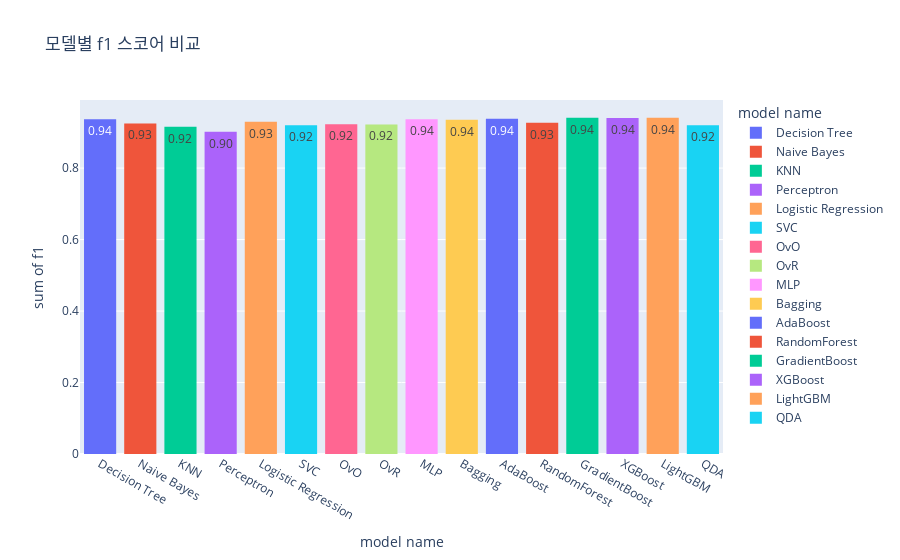

The cell this chart's notebook holds for it:
### Code cell
import plotly.express as px
px.histogram(result_select, x="model name", y="f1", color="model name",text_auto='.2f',
                  title="모델별 f1 스코어 비교")

### Figure 1 — Plotly figure (JSON) as saved in the notebook; plotly's stock layout.template omitted (floating-point values rounded to 4 significant figures)
{"data": [{"alignmentgroup": "True", "bingroup": "x", "histfunc": "sum", "hovertemplate": "model name=%{x}<br>sum of f1=%{y}<extra></extra>", "legendgroup": "Decision Tree", "marker": {"color": "#636efa", "pattern": {"shape": ""}}, "name": "Decision Tree", "offsetgroup": "Decision Tree", "orientation": "v", "showlegend": true, "texttemplate": "%{value:.2f}", "type": "histogram", "x": ["Decision Tree"], "xaxis": "x", "y": [0.937], "yaxis": "y"}, {"alignmentgroup": "True", "bingroup": "x", "histfunc": "sum", "hovertemplate": "model name=%{x}<br>sum of f1=%{y}<extra></extra>", "legendgroup": "Naive Bayes", "marker": {"color": "#EF553B", "pattern": {"shape": ""}}, "name": "Naive Bayes", "offsetgroup": "Naive Bayes", "orientation": "v", "showlegend": true, "texttemplate": "%{value:.2f}", "type": "histogram", "x": ["Naive Bayes"], "xaxis": "x", "y": [0.925], "yaxis": "y"}, {"alignmentgroup": "True", "bingroup": "x", "histfunc": "sum", "hovertemplate": "model name=%{x}<br>sum of f1=%{y}<extra></extra>", "legendgroup": "KNN", "marker": {"color": "#00cc96", "pattern": {"shape": ""}}, "name": "KNN", "offsetgroup": "KNN", "orientation": "v", "showlegend": true, "texttemplate": "%{value:.2f}", "type": "histogram", "x": ["KNN"], "xaxis": "x", "y": [0.916], "yaxis": "y"}, {"alignmentgroup": "True", "bingroup": "x", "histfunc": "sum", "hovertemplate": "model name=%{x}<br>sum of f1=%{y}<extra></extra>", "legendgroup": "Perceptron", "marker": {"color": "#ab63fa", "pattern": {"shape": ""}}, "name": "Perceptron", "offsetgroup": "Perceptron", "orientation": "v", "showlegend": true, "texttemplate": "%{value:.2f}", "type": "histogram", "x": ["Perceptron"], "xaxis": "x", "y": [0.902], "yaxis": "y"}, {"alignmentgroup": "True", "bingroup": "x", "histfunc": "sum", "hovertemplate": "model name=%{x}<br>sum of f1=%{y}<extra></extra>", "legendgroup": "Logistic Regression", "marker": {"color": "#FFA15A", "pattern": {"shape": ""}}, "name": "Logistic Regression", "offsetgroup": "Logistic Regression", "orientation": "v", "showlegend": true, "texttemplate": "%{value:.2f}", "type": "histogram", "x": ["Logistic Regression"], "xaxis": "x", "y": [0.93], "yaxis": "y"}, {"alignmentgroup": "True", "bingroup": "x", "histfunc": "sum", "hovertemplate": "model name=%{x}<br>sum of f1=%{y}<extra></extra>", "legendgroup": "SVC", "marker": {"color": "#19d3f3", "pattern": {"shape": ""}}, "name": "SVC", "offsetgroup": "SVC", "orientation": "v", "showlegend": true, "texttemplate": "%{value:.2f}", "type": "histogram", "x": ["SVC"], "xaxis": "x", "y": [0.92], "yaxis": "y"}, {"alignmentgroup": "True", "bingroup": "x", "histfunc": "sum", "hovertemplate": "model name=%{x}<br>sum of f1=%{y}<extra></extra>", "legendgroup": "OvO", "marker": {"color": "#FF6692", "pattern": {"shape": ""}}, "name": "OvO", "offsetgroup": "OvO", "orientation": "v", "showlegend": true, "texttemplate": "%{value:.2f}", "type": "histogram", "x": ["OvO"], "xaxis": "x", "y": [0.923], "yaxis": "y"}, {"alignmentgroup": "True", "bingroup": "x", "histfunc": "sum", "hovertemplate": "model name=%{x}<br>sum of f1=%{y}<extra></extra>", "legendgroup": "OvR", "marker": {"color": "#B6E880", "pattern": {"shape": ""}}, "name": "OvR", "offsetgroup": "OvR", "orientation": "v", "showlegend": true, "texttemplate": "%{value:.2f}", "type": "histogram", "x": ["OvR"], "xaxis": "x", "y": [0.922], "yaxis": "y"}, {"alignmentgroup": "True", "bingroup": "x", "histfunc": "sum", "hovertemplate": "model name=%{x}<br>sum of f1=%{y}<extra></extra>", "legendgroup": "MLP", "marker": {"color": "#FF97FF", "pattern": {"shape": ""}}, "name": "MLP", "offsetgroup": "MLP", "orientation": "v", "showlegend": true, "texttemplate": "%{value:.2f}", "type": "histogram", "x": ["MLP"], "xaxis": "x", "y": [0.937], "yaxis": "y"}, {"alignmentgroup": "True", "bingroup": "x", "histfunc": "sum", "hovertemplate": "model name=%{x}<br>sum of f1=%{y}<extra></extra>", "legendgroup": "Bagging", "marker": {"color": "#FECB52", "pattern": {"shape": ""}}, "name": "Bagging", "offsetgroup": "Bagging", "orientation": "v", "showlegend": true, "texttemplate": "%{value:.2f}", "type": "histogram", "x": ["Bagging"], "xaxis": "x", "y": [0.935], "yaxis": "y"}, {"alignmentgroup": "True", "bingroup": "x", "histfunc": "sum", "hovertemplate": "model name=%{x}<br>sum of f1=%{y}<extra></extra>", "legendgroup": "AdaBoost", "marker": {"color": "#636efa", "pattern": {"shape": ""}}, "name": "AdaBoost", "offsetgroup": "AdaBoost", "orientation": "v", "showlegend": true, "texttemplate": "%{value:.2f}", "type": "histogram", "x": ["AdaBoost"], "xaxis": "x", "y": [0.938], "yaxis": "y"}, {"alignmentgroup": "True", "bingroup": "x", "histfunc": "sum", "hovertemplate": "model name=%{x}<br>sum of f1=%{y}<extra></extra>", "legendgroup": "RandomForest", "marker": {"color": "#EF553B", "pattern": {"shape": ""}}, "name": "RandomForest", "offsetgroup": "RandomForest", "orientation": "v", "showlegend": true, "texttemplate": "%{value:.2f}", "type": "histogram", "x": ["RandomForest"], "xaxis": "x", "y": [0.927], "yaxis": "y"}, {"alignmentgroup": "True", "bingroup": "x", "histfunc": "sum", "hovertemplate": "model name=%{x}<br>sum of f1=%{y}<extra></extra>", "legendgroup": "GradientBoost", "marker": {"color": "#00cc96", "pattern": {"shape": ""}}, "name": "GradientBoost", "offsetgroup": "GradientBoost", "orientation": "v", "showlegend": true, "texttemplate": "%{value:.2f}", "type": "histogram", "x": ["GradientBoost"], "xaxis": "x", "y": [0.941], "yaxis": "y"}, {"alignmentgroup": "True", "bingroup": "x", "histfunc": "sum", "hovertemplate": "model name=%{x}<br>sum of f1=%{y}<extra></extra>", "legendgroup": "XGBoost", "marker": {"color": "#ab63fa", "pattern": {"shape": ""}}, "name": "XGBoost", "offsetgroup": "XGBoost", "orientation": "v", "showlegend": true, "texttemplate": "%{value:.2f}", "type": "histogram", "x": ["XGBoost"], "xaxis": "x", "y": [0.94], "yaxis": "y"}, {"alignmentgroup": "True", "bingroup": "x", "histfunc": "sum", "hovertemplate": "model name=%{x}<br>sum of f1=%{y}<extra></extra>", "legendgroup": "LightGBM", "marker": {"color": "#FFA15A", "pattern": {"shape": ""}}, "name": "LightGBM", "offsetgroup": "LightGBM", "orientation": "v", "showlegend": true, "texttemplate": "%{value:.2f}", "type": "histogram", "x": ["LightGBM"], "xaxis": "x", "y": [0.941], "yaxis": "y"}, {"alignmentgroup": "True", "bingroup": "x", "histfunc": "sum", "hovertemplate": "model name=%{x}<br>sum of f1=%{y}<extra></extra>", "legendgroup": "QDA", "marker": {"color": "#19d3f3", "pattern": {"shape": ""}}, "name": "QDA", "offsetgroup": "QDA", "orientation": "v", "showlegend": true, "texttemplate": "%{value:.2f}", "type": "histogram", "x": ["QDA"], "xaxis": "x", "y": [0.92], "yaxis": "y"}], "layout": {"barmode": "relative", "legend": {"title": {"text": "model name"}, "tracegroupgap": 0}, "title": {"text": "모델별 f1 스코어 비교"}, "xaxis": {"anchor": "y", "categoryarray": ["Decision Tree", "Naive Bayes", "KNN", "Perceptron", "Logistic Regression", "SVC", "OvO", "OvR", "MLP", "Bagging", "AdaBoost", "RandomForest", "GradientBoost", "XGBoost", "LightGBM", "QDA"], "categoryorder": "array", "domain": [0, 1], "title": {"text": "model name"}}, "yaxis": {"anchor": "x", "domain": [0, 1], "title": {"text": "sum of f1"}}}}
